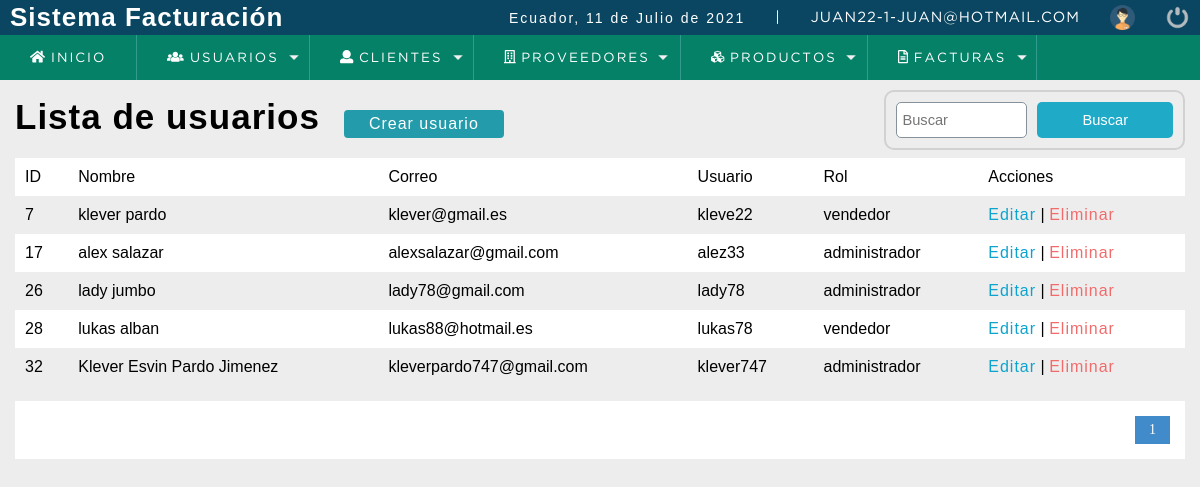
/sistema/buscar_usuario.php?busqueda=7 (signed in), run on the app's committed database.
### tables this page shows
CREATE TABLE `usuario` (
  `idusuario` int(11) NOT NULL,
  `nombre` varchar(50) DEFAULT NULL,
  `correo` varchar(100) DEFAULT NULL,
  `usuario` varchar(15) DEFAULT NULL,
  `clave` varchar(100) DEFAULT NULL,
  `rol` int(11) DEFAULT NULL,
  `estatus` int(11) NOT NULL DEFAULT 1
);

CREATE TABLE `rol` (
  `idrol` int(11) NOT NULL,
  `rol` varchar(20) DEFAULT NULL
);

### sistema/buscar_usuario.php (the view, shortened to what this page needs)
<!DOCTYPE html>
<html lang="en">
    <head>
        <?PHP
        include "../sistema/recursos/scripts.php";
        ?>
    </head>
    <body>
        <?PHP
        include "../sistema/recursos/header.php";
        ?>
        <section id="container">
            <?PHP
                $busqueda = strtolower($_REQUEST['busqueda']);
            ?>
            <h1>Lista de usuarios</h1>
            <a href="../sistema/registro_usuario.php" class="btn_new">Crear usuario</a>
            <form action="buscar_usuario.php" method="GET" class="form_search">
                <input type="text" name="busqueda" id ="busqueda" placeholder="Buscar" <?PHP echo $busqueda; ?>>
                <input type="submit" value="Buscar" class="btn_search">
            </form>
            <table>
                <tr>
                    <td>ID</td>
                    <td>Nombre</td>
                    <td>Correo</td>
                    <td>Usuario</td>
                    <td>Rol</td>
                    <td>Acciones</td>
                </tr>
                <?PHP
                $rol = '';
                $sql_registe = mysqli_query($conexion,"SELECT COUNT(*) as total_registro FROM usuario "
                        . "                                             WHERE(idusuario LIKE '%$busqueda%' OR "
                        . "                                             nombre LIKE '%$busqueda%' OR "
                        . "                                             correo LIKE '%$busqueda%' OR "
                        . "                                             usuario LIKE '$busqueda' ) "
                        ."                                                $rol  "
                        . "                                             AND estatus=1");
                $result_register = mysqli_fetch_array($sql_registe);
                $total_registro = $result_register['total_registro'];
                $por_pagina = 10;
                if(empty($_GET['pagina'])){
                    $pagina = 1;
                }else{
                    $pagina=$_GET['pagina'];
                }
                $desde = ($pagina-1)* $por_pagina;
                $total_paginas = ceil($total_registro / $por_pagina);
                $query = mysqli_query($conexion, "SELECT u.idusuario, u.nombre,u.correo,u.usuario,r.rol FROM usuario u "
                        . "                       INNER JOIN rol r ON u.rol=r.idrol "
                        ."                        WHERE ("
                        . "                               u.idusuario LIKE '%$busqueda%' OR"
                        . "                               u.nombre LIKE '%$busqueda%' OR"
                        . "                               u.correo LIKE '%$busqueda%' OR"
                        . "                               u.usuario LIKE '%$busqueda%' OR"
                        . "                               u.rol LIKE '%$busqueda%')"
                        . "                                 AND"
                        . "                        estatus = 1 ORDER BY  u.idusuario  ASC LIMIT $desde,$por_pagina ");
                $result = mysqli_num_rows($query);
                if ($result > 0) {
                    while ($data = mysqli_fetch_array($query)) {
                        ?>
                        <tr>
                            <td><?PHP echo $data["idusuario"];?></td>
                            <td><?PHP echo $data["nombre"];?> </td>
                            <td><?PHP echo $data["correo"];?></td>
                            <td><?PHP echo $data["usuario"];?></td>
                            <td><?PHP echo $data["rol"];?></td>
                            <td>
                                <a class="link_edit" href="../sistema/editar_usuario.php?id=<?PHP echo $data["idusuario"];?>">Editar</a>
                                <?PHP if($data["idusuario"] !=15){?>
                                |
                                <a class="link_delete" href="../sistema/eliminar_confirmar_usuario.php?id=<?PHP echo $data["idusuario"];?>">Eliminar</a>
                                <?PHP }?>
                            </td>
                        </tr>
                  <?PHP
                        }
                }
                ?>
                    </table>
            <?PHP
                if($total_registro!=0){
            ?>
            <div class="paginador">
                <ul>
                    <?PHP
                        for ($i = 1; $i <= $total_paginas; $i++) {
                        if($i == $pagina){
                              echo '<li class= "pageSelected">'.$i.'</a></li>';
                        }else{
                            echo '<li><a href="?pagina='.$i.'&busqueda='.$busqueda.'">'.$i.'</a></li>';
                        }
                        }
                     ?>
                </ul>
            </div>
            <?PHP
                }
             ?>
            </section>
    </body>
</html>

### sistema/css/style.css (style rules this page uses)
* { margin: 0; padding: 0; box-sizing: border-box; }
body { background: #ededed; }
h1, h2, h3, h4, h5, h6 { font-family: 'arial'; font-weight: bold; letter-spacing: 1px; }
h1 { font-size: 26px; }
a { text-decoration: none; font-family: arial; letter-spacing: 1px; }
#container { padding: 90px 15px 15px; }
form { background: #FFF; margin: auto; padding: 20px 50px; border: 2px solid #d1d1d1; }
input,select { display: block; width: 100%; font-size: 11pt; padding: 5px; border: 1px solid #85929e; border-radius: 5px; }
#container h1 { font-size: 35px; display: inline-block; }
.btn_new { display: inline-block; background: #239baa; color: #FFF; padding: 5px 25px; border-radius: 4px; margin: 20px; }
table { border-collapse: collapse; font-size: 12pt; font-family: 'arial'; width: 100%; }
table tr:nth-child(odd) { background: #FFF; }
table td { padding: 10px; }
.link_edit { color: #0ca4ce; }
.link_delete { color: #f26b6b; }
.paginador ul { padding: 15px; list-style: none; background: #FFF; margin-top: 15px; display: -webkit-flex; display: -moz-flex; display: -ms-flex; display: -o-flex; display: flex; justify-content: flex-end; }
.paginador a, .pageSelected { color: #428bca; border: 1px solid #ddd; padding: 5px; display: inline-block; font-size: 14px; text-align: center; width: 35px; }
.pageSelected { color: #FFF; background: #428bca; border: 1px solid #428bca; }

### sistema/css/style2.css (style rules this page uses)
.form_search { display: -webkit-flex; display: -moz-flex; display: -ms-flex; display: -o-flex; display: flex; float: right; background: initial; padding: 10px; border-radius: 10px; }
.form_search .btn_search { background: #1faac8; color: #FFF; padding: 10px; border: 0; cursor: pointer; margin-left: 10px; display: -webkit-flex; display: -moz-flex; display: -ms-flex; display: -o-flex; display: flex; border-radius: 5px; }

### data on the page
usuario: idusuario "7", nombre "klever pardo", correo "klever@gmail.es", usuario "kleve22", rol.rol "vendedor"
usuario: idusuario "17", nombre "alex salazar", correo "alexsalazar@gmail.com", usuario "alez33", rol.rol "administrador"
usuario: idusuario "26", nombre "lady jumbo", correo "lady78@gmail.com", usuario "lady78", rol.rol "administrador"
usuario: idusuario "28", nombre "lukas alban", correo "lukas88@hotmail.es", usuario "lukas78", rol.rol "vendedor"
usuario: idusuario "32", nombre "Klever Esvin Pardo Jimenez", correo "kleverpardo747@gmail.com", usuario "klever747", rol.rol "administrador"

### other printed values
fechaC() "11 de Julio de 2021"
$_SESSION['user'] "JUAN22"
$_SESSION['rol'] "1"
$_SESSION['email'] "JUAN@HOTMAIL.COM"
